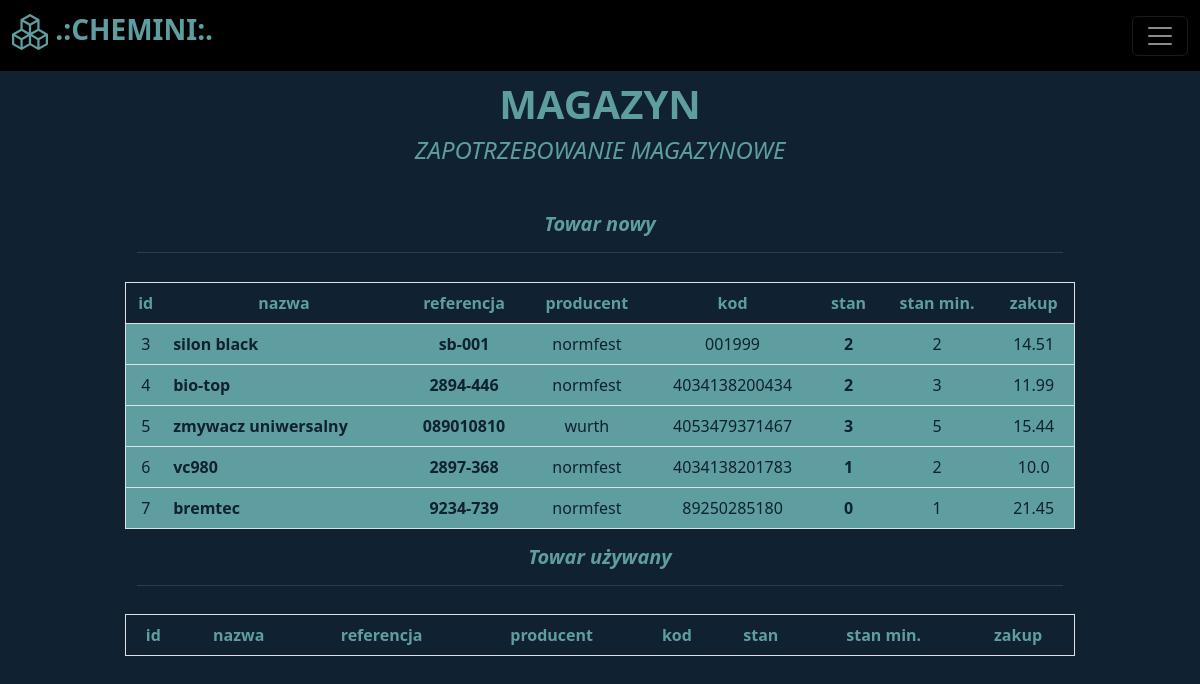
Page /demand (signed in) on the earlier database version.
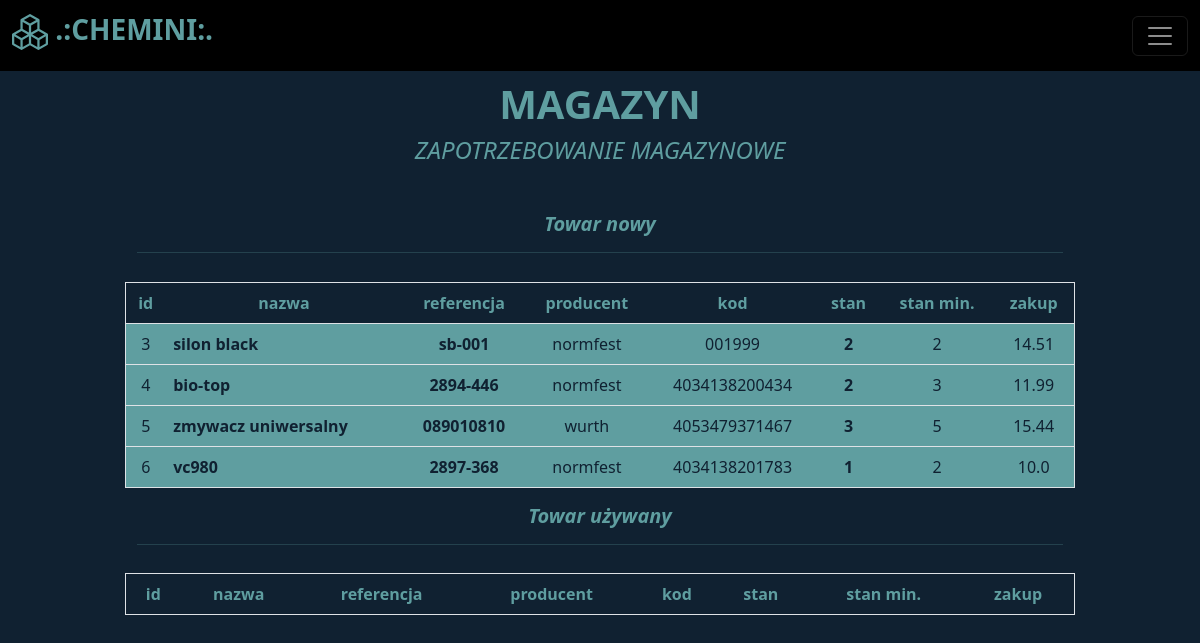
Same page on the later database version.
### libs/models.py (models this page shows)
class Item(Base):
    __tablename__ = "items"
    id = Column(Integer, primary_key=True, autoincrement=True, index=True)
    name = Column(String, unique=False, nullable=False)
    manufacturer = Column(String, nullable=False)
    reference = Column(String, unique=True, index=True, nullable=False)
    code = Column(String, unique=True, index=True)
    description = Column(String)
    stack = Column(Integer, nullable=False, default=0)
    stack_min = Column(Integer, nullable=False, default=0)
    buy = Column(Float)
    sell = Column(Float)
    used = Column(Boolean, default=False)

### routers/warehouse.py (the view)
@router.get('/demand', tags=['warehouse'])
def get_page_with_demand(request: Request, db:Session=Depends(get_db)):
    token = request.cookies.get("access_token")     # very important line if you want to authenticate user on page
    if not token:
        return RedirectResponse("/")
    try:
        scheme,_,param = token.partition(" ")
        payload = jwt.decode(param, config.get("security", "jwt_secret_key"), config.get("security", "algorithm"))
        user = db.query(User).filter(User.name==payload['sub']).first()
    except Exception:
        return RedirectResponse("/")
    if not user:
        return RedirectResponse("/")
    items_new = db.query(Item).where((Item.used==False) & (Item.stack<=Item.stack_min))
    items_used = db.query(Item).where((Item.used==True) & (Item.stack<=Item.stack_min))
    try:
        column_names = ["id", "nazwa", "referencja", "producent", "kod", "stan", "stan min.", "zakup"]
        df = []
        for item in items_new:
            line = [item.id, item.name, item.reference, item.manufacturer, item.code, item.stack, item.stack_min, item.buy]
            df.append(line)
        demands_new_list = tabulate(df, headers=column_names, tablefmt="fancy_grid")
        df = []
        for item in items_used:
            line = [item.id, item.name, item.reference, item.manufacturer, item.code, item.stack, item.stack_min, item.buy]
            df.append(line)
        demands_used_list = tabulate(df, headers=column_names, tablefmt="fancy_grid")
        _time = time.strftime('%d-%m-%Y')
        demand_filepath = f"{config.get('files', 'demands')}/zapotrzebowanie {_time}.txt"
        print(demand_filepath)
        with open(f"{demand_filepath}", "w", encoding="utf-8") as demands:
            demands.write(f"ZAPOTRZEBOWANIE MAGAZYNOWE NA DZIEŃ:   {_time}\n\n")
            demands.write("CZĘŚCI NOWE\n")
            demands.write(demands_new_list)
            demands.write("\n\nCZĘŚCI UŻYWANE\n")
            demands.write(demands_used_list)
            demands.write("\n\n")
    except Exception as e:
        print(e)
    return templates.TemplateResponse(
        "demand.html",{"request":request, "used_items": items_used, "new_items": items_new, "user": user.name, "active_status": user.is_active, "is_admin": user.is_admin})

### templates/demand.html (shortened to what this page needs)
{% extends "baseauth.html" %}
{% block col2 %}
<div style="text-align:center">
  <h1><b>MAGAZYN</b></h1>
  <h4><i>ZAPOTRZEBOWANIE MAGAZYNOWE</i></h4>
</div>
<div class="row" style="margin-top:5%">
    <div class="col">
        <div class="container" style="text-align:center">
            <h5><i><b>Towar nowy<hr></b></i></h5>
        </div>
        <table class="table table-hover border" style="color:cadetblue; background:#102131; text-align:center; margin-top:3%">
            <thead>
              <tr>
                <th scope="col">id</th>
                <th scope="col">nazwa</th>
                <th scope="col">referencja</th>
                <th scope="col">producent</th>
                <th scope="col">kod</th>
                <th scope="col">stan</th>
                <th scope="col">stan min.</th>
                <th scope="col">zakup</th>
              </tr>
            </thead>
            <tbody>
              {% for item in new_items %}
                    <tr style="color:#102131; background:cadetblue">
                        <td>{{ item.id }}</td>
                        <td style="text-align:left"><b>{{ item.name }}</b></td>
                        <td style="text-align:center"><b>{{ item.reference }}</b></td>
                        <td style="text-align:center">{{ item.manufacturer }}</td>
                        <td style="text-align:center">{{ item.code }}</td>
                        <td><b>{{ item.stack }}</b></td>
                        <td>{{ item.stack_min }}</td>
                        <td>{{ item.buy }}</td>
                    </tr>
              {% endfor %}
            </tbody>
          </table>
    </div>
    <div class="col">
        <div class="container" style="text-align:center">
            <h5><i><b>Towar używany<hr></b></i></h5>
        </div>
        <table class="table table-hover border" style="color:cadetblue; background:#102131; text-align:center; margin-top:3%">
            <thead>
              <tr>
                <th scope="col">id</th>
                <th scope="col">nazwa</th>
                <th scope="col">referencja</th>
                <th scope="col">producent</th>
                <th scope="col">kod</th>
                <th scope="col">stan</th>
                <th scope="col">stan min.</th>
                <th scope="col">zakup</th>
              </tr>
            </thead>
          </table>
    </div>
</div>
{% endblock %}

### templates/baseauth.html (shortened to what this page needs)
<!doctype html>
<html lang="en">
<head>
  <link href="https://cdn.jsdelivr.net/npm/bootstrap@5.2.1/dist/css/bootstrap.min.css" rel="stylesheet"
>
  <link rel="stylesheet" href="/static/style.css" class="stylesheet">
  <link rel="stylesheet" href="/static/modal.css" class="stylesheet">
</head>
<body>
  <header style="margin-bottom:5rem;">
    <nav class="navbar navbar-dark fixed-top" style="background:black">
      <div class="container-fluid">
        <a class="navbar-brand" style="color:cadetblue" href="/warehouse"><h3>
          <b>
             .:CHEMINI:.
          </b></h3></a>
        <button class="navbar-toggler" type="button" data-bs-toggle="offcanvas" data-bs-target="#offcanvasDarkNavbar" aria-controls="offcanvasDarkNavbar">
          <span class="navbar-toggler-icon"></span>
        </button>
      </div>
    </nav>
  </header>
  <main>
    <div class="row" style="margin:1rem">
      <div class="col">
      </div>
      <div class="col-10">
        {% block col2 %}
        {% endblock %}
      </div>
      <div class="col">
      </div>
    </div>
  </main>
</body>
</html>

### static/style.css (style rules this page uses)
body { background: #102131; color: cadetblue; -webkit-background-size: cover; -moz-background-size: cover; background-size: cover; -o-background-size: cover; }

Differences in the rows shown:
no longer on this page (row edited): Item: id "7", name "bremtec", reference "9234-739", manufacturer "normfest", code "89250285180", stack "0", stack_min "1", buy "21.45"
